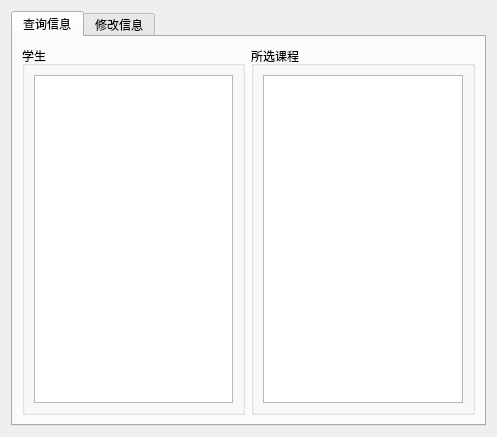
<?xml version="1.0" encoding="UTF-8"?>
<ui version="4.0">
 <class>TCUI</class>
 <widget class="QWidget" name="TCUI">
  <property name="geometry">
   <rect>
    <x>0</x>
    <y>0</y>
    <width>497</width>
    <height>437</height>
   </rect>
  </property>
  <property name="windowTitle">
   <string>Form</string>
  </property>
  <layout class="QVBoxLayout" name="verticalLayout">
   <item>
    <widget class="QTabWidget" name="tabWidget">
     <property name="currentIndex">
      <number>0</number>
     </property>
     <widget class="QWidget" name="tab">
      <attribute name="title">
       <string>查询信息</string>
      </attribute>
      <layout class="QHBoxLayout" name="horizontalLayout">
       <item>
        <widget class="QGroupBox" name="groupBox">
         <property name="title">
          <string>学生</string>
         </property>
         <layout class="QVBoxLayout" name="verticalLayout_2">
          <item>
           <widget class="QListWidget" name="listWidget"/>
          </item>
         </layout>
        </widget>
       </item>
       <item>
        <widget class="QGroupBox" name="groupBox_2">
         <property name="title">
          <string>所选课程</string>
         </property>
         <layout class="QVBoxLayout" name="verticalLayout_3">
          <item>
           <widget class="QListWidget" name="listWidget_2"/>
          </item>
         </layout>
        </widget>
       </item>
      </layout>
     </widget>
     <widget class="QWidget" name="tab_2">
      <attribute name="title">
       <string>修改信息</string>
      </attribute>
     </widget>
    </widget>
   </item>
  </layout>
 </widget>
 <resources/>
 <connections/>
</ui>
